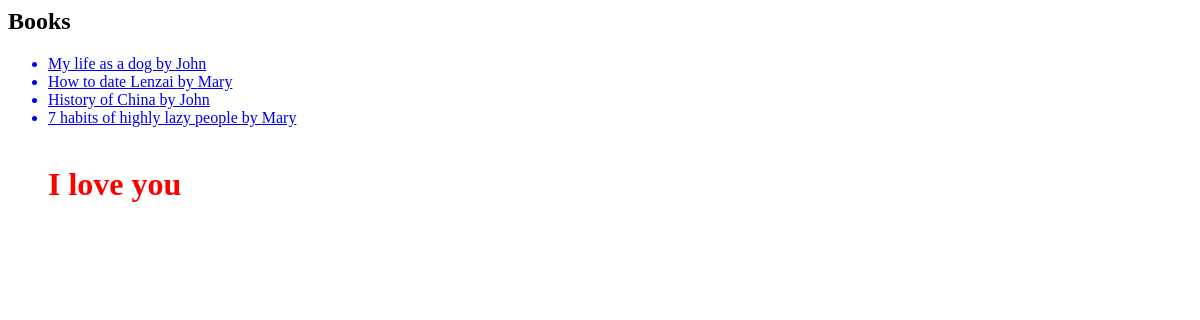
Before: /booklist with the older database file.
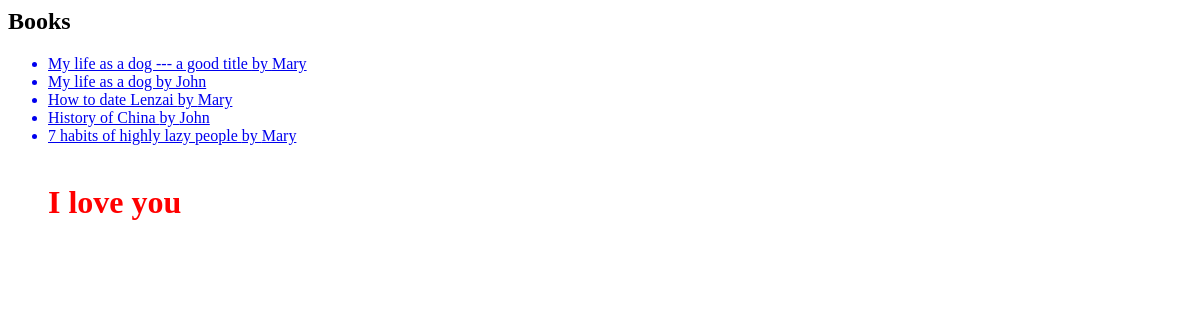
After: the same page with the newer database file.
### blog/models.py (models this page shows, shortened)
class Book(models.Model):
    title = models.CharField(max_length=255)
    desc = models.TextField()
    created_at = models.DateTimeField(auto_now_add=True)
    updated_at = models.DateTimeField(auto_now=True)
    author = models.ForeignKey('Author', blank=True, null=True, on_delete=models.SET_NULL)

class Author(models.Model):
    firstname = models.CharField(max_length=255)
    lastname = models.CharField(max_length=255)
    age = models.IntegerField()
    gender = models.CharField(max_length=1)

### blog/views.py (the view)
# urls.py: path('booklist', views.BookListView.as_view(), name='index'),
class BookListView(ListView):
    model = Book
    template_name = 'book_list.html' #default is 'book_list.html'
    context_object_name = 'books' #default is 'objects'
    def get_queryset(self, *args, **kwargs):
        qs = super().get_queryset(*args, **kwargs) #qs = super(BookListView,self).get_queryset(*args, **kwargs)
        qs = qs.order_by('-title')
        return qs
    def get_context_data(self, **kwargs):
        context = super(BookListView, self).get_context_data(**kwargs)
        context['love'] = 'I love you'
        return context

### blog/templates/blog/book_list.html
<h2>Books</h2>
<ul>
    {% for book in books  %}
        <a href=" {% url 'bookdetail' pk=book.pk %}">
    <li>{{book.title}} by {{book.author.firstname}}</li>
        </a>
    {% endfor %}
    <br>
    <h1 style="color:red">{{love}}</h1>
</ul>

Changed rows visible on the page:
added Book: title "My life as a dog --- a good title", author.firstname "Mary"
